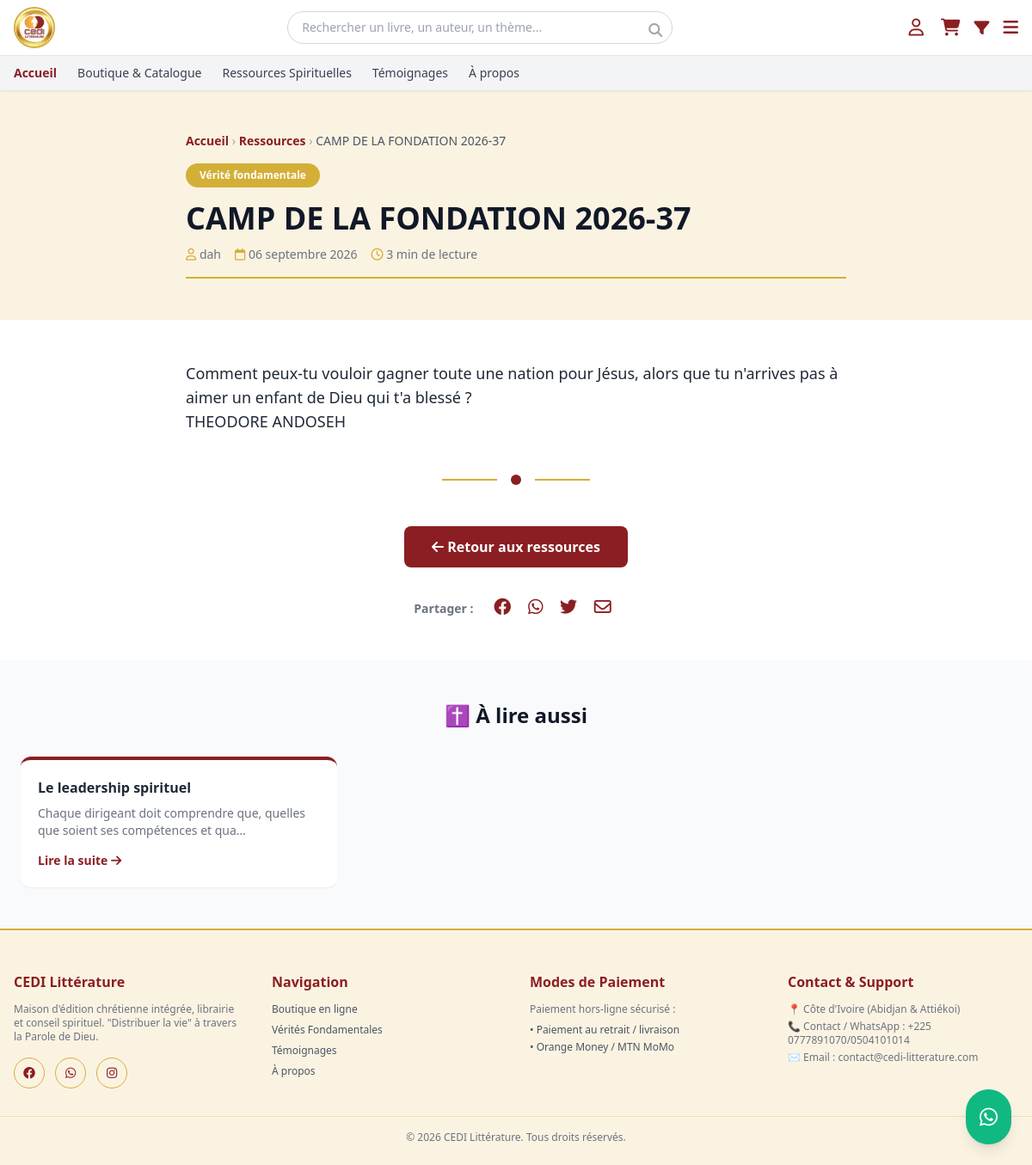
The page /articles/4/ on the database its author committed.
### appcedi/models.py (models this page shows, shortened)
class ArticleBlog(models.Model):
    CATEGORIES = (('enseignement', 'Enseignement BM'), ('verite_fondamentale', 'Vérité fondamentale'), ('conseil', 'Conseil spirituel'), ('partage', 'Partage de lecture'))
    titre = models.CharField(max_length=255)
    contenu = models.TextField()
    auteur = models.ForeignKey(User, on_delete=models.CASCADE)
    date_publication = models.DateTimeField(default=timezone.now)
    categorie_article = models.CharField(max_length=30, choices=CATEGORIES)
    statut = models.CharField(max_length=20, choices=[('brouillon', 'Brouillon'), ('publie', 'Publié')], default='brouillon')

### appcedi/views.py (the view)
# urls.py: path('articles/<int:pk>/', views.article_detail, name='article_detail'),
def article_detail(request, pk):
    article = get_object_or_404(ArticleBlog, pk=pk, statut='publie')
    articles_similaires = ArticleBlog.objects.filter(
        categorie_article=article.categorie_article,
        statut='publie'
    ).exclude(id=article.id)[:3]
    return render(request, 'appcedi/article_detail.html', {
        'article': article,
        'articles_similaires': articles_similaires,
    })

### appcedi/context_processors.py (called while the page is built)
def panier_context(request):
    panier = None
    nombre_articles = 0
    souhaits_ids = []
    if request.user.is_authenticated:
        try:
            panier = Panier.objects.get(utilisateur=request.user)
        except Panier.DoesNotExist:
            pass
        souhaits_ids = list(ListeSouhaits.objects.filter(utilisateur=request.user).values_list('produit_id', flat=True))
    else:
        session_key = request.session.session_key
        if session_key:
            try:
                panier = Panier.objects.get(session_id=session_key)
            except Panier.DoesNotExist:
                pass
    if panier:
        nombre_articles = sum(article.quantite for article in panier.articles.all())
    return {
        'nombre_articles_panier': nombre_articles,
        'categories_menu': Categorie.objects.all(),
        'souhaits_ids': souhaits_ids, # 👈 Ajouté ici
    }

### templates/appcedi/article_detail.html
{% extends 'appcedi/base.html' %}
{% load static %}
{% block content %}
<section class="bg-cediCream py-12 px-4">
    <div class="max-w-3xl mx-auto">
        <p class="text-sm text-gray-500 mb-4">
            <a href="{% url 'accueil' %}" class="text-cediRed font-semibold hover:underline">Accueil</a>
            <span class="text-gray-400">›</span>
            <a href="{% url 'accueil' %}#ressources" class="text-cediRed font-semibold hover:underline">Ressources</a>
            <span class="text-gray-400">›</span>
            <span class="text-gray-600">{{ article.titre|truncatechars:40 }}</span>
        </p>
        <span class="inline-block bg-cediGold text-white text-xs font-bold px-4 py-1.5 rounded-full mb-4">
            {{ article.get_categorie_article_display }}
        </span>
        <h1 class="text-3xl md:text-4xl font-extrabold text-gray-900 leading-tight mb-3">
            {{ article.titre }}
        </h1>
        <div class="flex flex-wrap gap-4 text-sm text-gray-500 border-b-2 border-cediGold pb-4">
            <span><i class="fa-regular fa-user text-cediGold"></i> {{ article.auteur.username }}</span>
            <span><i class="fa-regular fa-calendar text-cediGold"></i> {{ article.date_publication|date:"d F Y" }}</span>
            <span><i class="fa-regular fa-clock text-cediGold"></i> 3 min de lecture</span>
        </div>
    </div>
</section>
<section class="py-12 px-4 bg-white">
    <div class="max-w-3xl mx-auto">
        <div class="text-base md:text-lg leading-relaxed text-gray-800">
            {{ article.contenu|linebreaks }}
        </div>
        <div class="flex items-center justify-center gap-4 my-12">
            <span class="w-16 h-0.5 bg-cediGold"></span>
            <span class="w-3 h-3 bg-cediRed rounded-full"></span>
            <span class="w-16 h-0.5 bg-cediGold"></span>
        </div>
        <div class="text-center">
            <a href="{% url 'liste_ressources' %}" class="inline-block bg-cediRed hover:bg-cediRedDark text-white font-bold py-3 px-8 rounded-lg transition">
                <i class="fa-solid fa-arrow-left"></i> Retour aux ressources
            </a>
        </div>
        <div class="mt-8 text-center text-sm text-gray-500">
            <span class="font-semibold mr-3">Partager :</span>
            <a href="#" class="text-cediRed hover:text-cediRedDark mx-2 text-xl"><i class="fa-brands fa-facebook"></i></a>
            <a href="#" class="text-cediRed hover:text-cediRedDark mx-2 text-xl"><i class="fa-brands fa-whatsapp"></i></a>
            <a href="#" class="text-cediRed hover:text-cediRedDark mx-2 text-xl"><i class="fa-brands fa-twitter"></i></a>
            <a href="#" class="text-cediRed hover:text-cediRedDark mx-2 text-xl"><i class="fa-regular fa-envelope"></i></a>
        </div>
    </div>
</section>
{% if articles_similaires %}
<section class="py-12 px-4 bg-gray-50">
    <div class="max-w-6xl mx-auto">
        <h2 class="text-2xl font-bold text-gray-900 text-center mb-8">
            ✝️ À lire aussi
        </h2>
        <div class="grid grid-cols-1 sm:grid-cols-2 lg:grid-cols-3 gap-6">
            {% for similaire in articles_similaires %}
            <div class="bg-white p-5 rounded-xl shadow-sm border-t-4 border-cediRed hover:shadow-md transition">
                <h4 class="font-bold text-gray-800 mb-2">{{ similaire.titre|truncatechars:50 }}</h4>
                <p class="text-sm text-gray-500 mb-3">{{ similaire.contenu|truncatechars:80|striptags }}</p>
                <a href="{% url 'article_detail' similaire.id %}" class="text-cediRed font-semibold text-sm hover:underline">
                    Lire la suite <i class="fa-solid fa-arrow-right"></i>
                </a>
            </div>
            {% endfor %}
        </div>
    </div>
</section>
{% endif %}
{% endblock %}

### rows shown on the page
ArticleBlog: titre "CAMP DE LA FONDATION 2026-37", categorie_article "Vérité fondamentale", auteur.username "dah", date_publication "06 septembre 2026", contenu "Comment peux-tu vouloir gagner toute une nation pour Jésus, alors que tu n'arrives pas à aimer un enfant de Dieu qui t'a blessé ? THEODORE ANDOSEH"
ArticleBlog: titre "Le leadership spirituel", contenu "Chaque dirigeant doit comprendre que, quelles que soient ses compétences et qua…"
